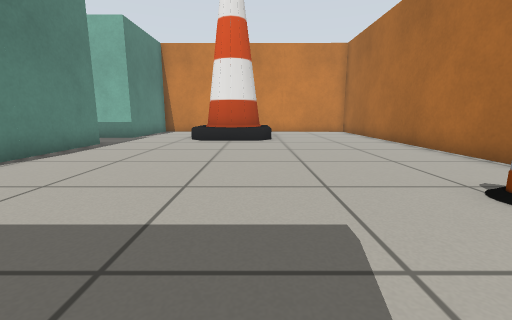
view 1 (above)

16 first-person views from a walk through a world built for the Gazebo simulator. The camera is 0.5 m above the floor, tilts 10° down and sees 90° across. The floor is counted in squares, 0.5 m on a side. Each view is taken from the middle of a square. On the plan, view 1 faces up. The plan holds only what a view shows up to about 11 squares ahead; the rest is blank.

view 2
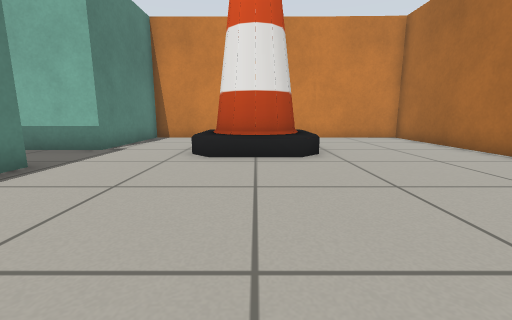

view 3
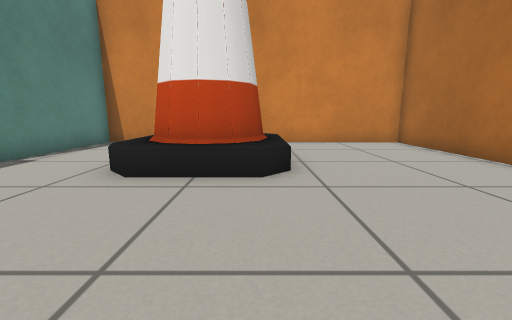

view 4
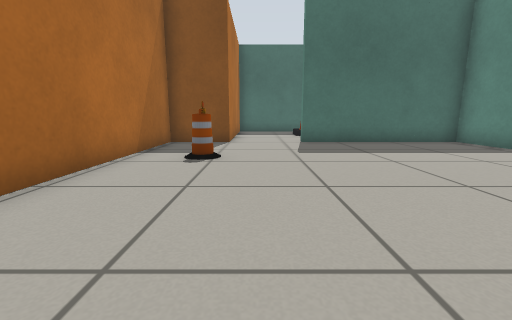

view 5
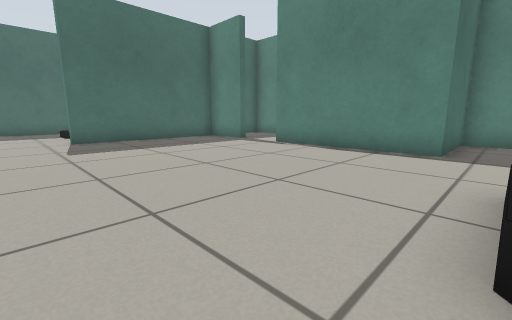

view 6
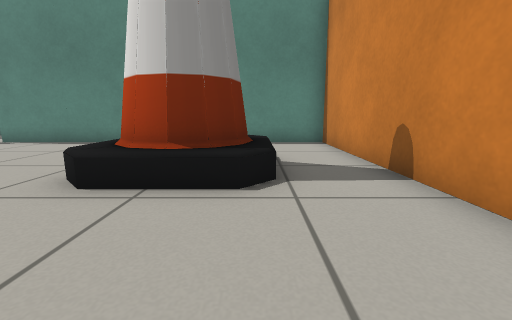

view 7
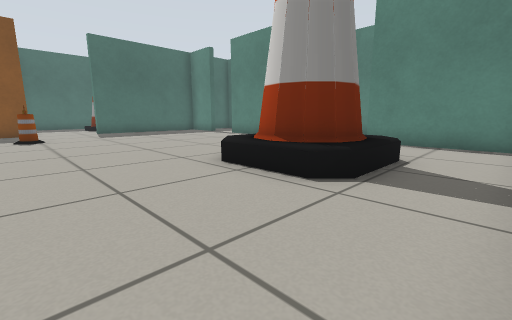

view 8
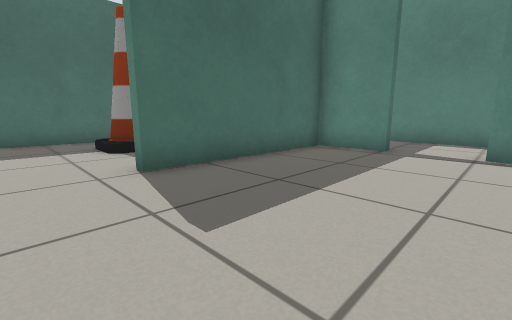

view 9
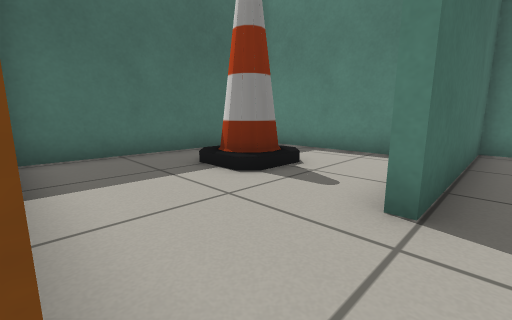

view 10
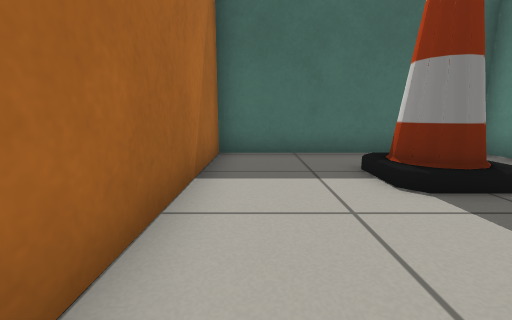

view 11
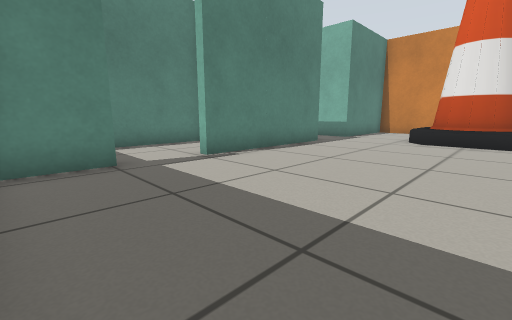

view 12
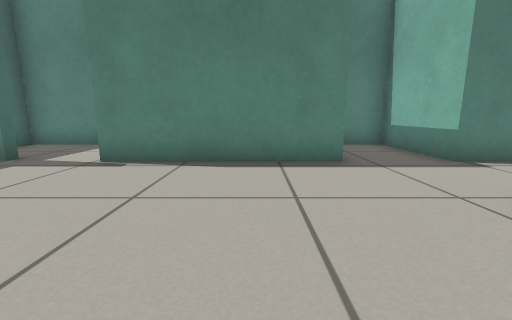

view 13
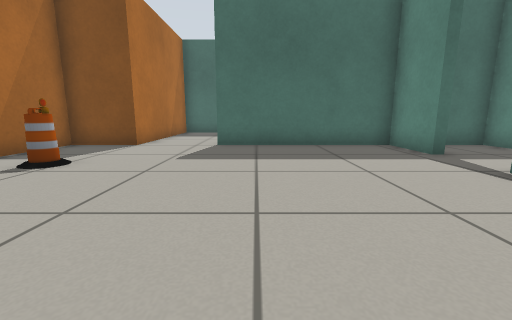

view 14
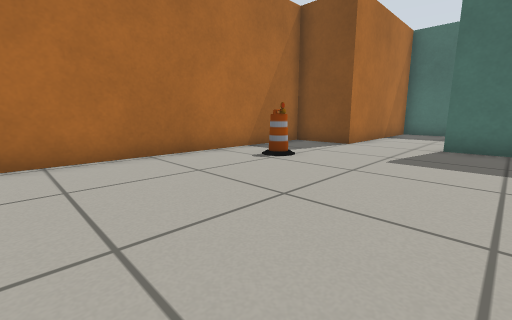

view 15
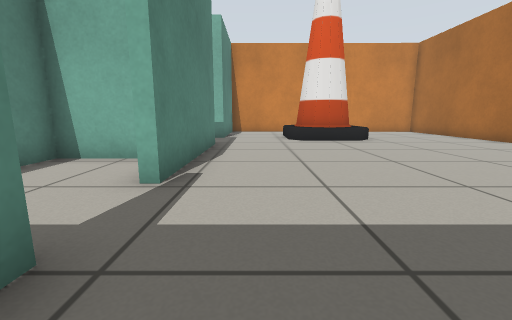

view 16
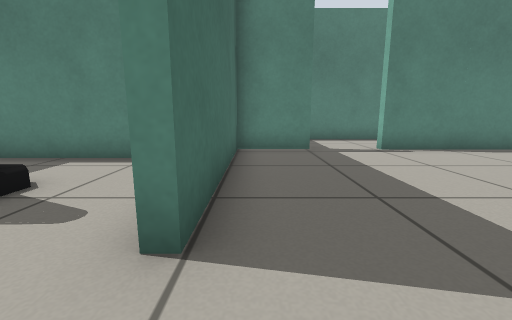

### Floor plan
Points are (right, up) in squares from view 1. A wall is a line through its corners. A room is listed if a view was taken in it or the views show most of it. See-through windows are left out.
Room 1 (views 1, 2, 3, 4, 5, 6, 7, 8, 9, 10, 11, 12, 13, 14, 15, 16)
walls: (-5.9, 1.6) (-5.4, 1.6) (-5.4, -0.5) (0.4, -0.5); (3, -0.5) (5.2, -0.5) (5.2, 15.5) (-5.4, 15.5) (-5.4, 11.3) (-8.6, 11.3) (-8.6, 8.9) (-5.4, 8.9) (-5.4, 3.6)
ways out: opening at (1.5, -1) to room 2; opening at (-5.5, 2.5) to room 3
objects: cone (-2, 10) to (0, 13); barrel (3, 3)
Room 2 (no view inside)
walls: (-3.9, -2.1) (-3.9, -6.7) (3, -6.7) (3, -0.5)
ways out: opening at (1.5, -1) to room 1
objects: cone (-1, -4)
Room 3 (no view inside)
walls: (-6.6, 5.9) (-8.6, 5.9) (-8.6, -0.5) (-7.2, -0.5)
ways out: opening at (-5.5, 2.5) to room 1

Where each view was taken, in squares from view 1:
view 1: 0 up, 0 right, facing up
view 2: 4 up, 1 left, facing up
view 3: 6 up, 0 right, facing up
view 4: 9 up, 2 right, facing down
view 5: 10 up, 2 right, facing down-left
view 6: 13 up, 4 right, facing left
view 7: 15 up, 4 right, facing down-left
view 8: 4 up, 2 right, facing down-left
view 9: 0 up, 3 right, facing down-left
view 10: 0 up, 2 right, facing down
view 11: 0 up, 0 right, facing up-left
view 12: 7 up, 0 right, facing left
view 13: 8 up, 1 left, facing down
view 14: 8 up, 1 left, facing down-right
view 15: 0 up, 4 left, facing up
view 16: 0 up, 2 right, facing left
